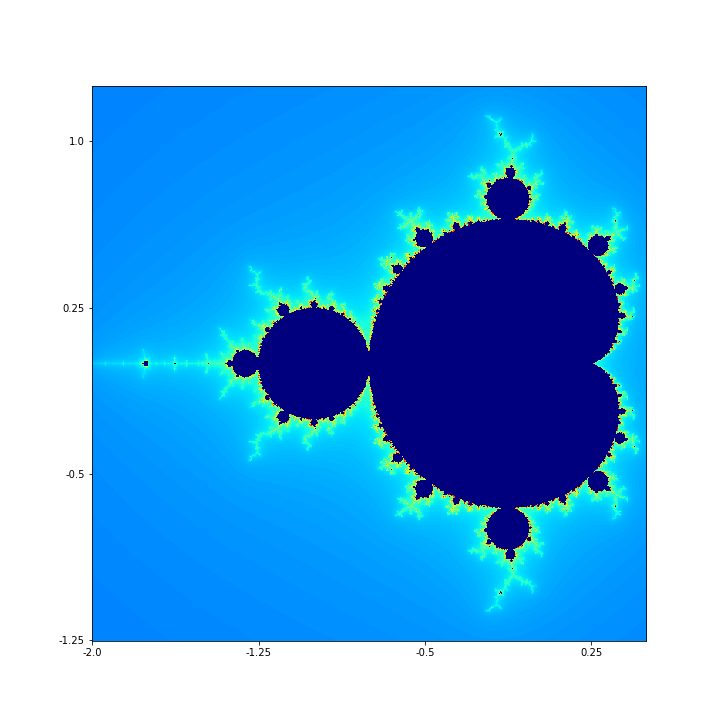

The Python source for this figure:
import numpy as np
import matplotlib.pyplot as plt
from matplotlib import colors
from numba import jit

from utils import save_image


@jit
def calculate_zn(c, max_iters, horizon):
  z = c
  for i in range(max_iters):
    abs_z = abs(z)
    if abs_z > horizon:
      return i - np.log(np.log(abs_z)) / np.log(2) + (np.log(np.log(horizon)) / np.log(2))
    z = z ** 2 + c
  return 0


@jit
def mandelbrot_set(x_min, x_max, y_min, y_max, width, height, max_iters):
  horizon = 2**40
  x = np.linspace(x_min, x_max, width)
  y = np.linspace(y_min, y_max, height)
  pixels = np.empty((width, height))
  
  for i in range(width):
    for j in range(height):
      pixels[i, j] = calculate_zn(x[i] + 1j * y[j], max_iters, horizon)
  
  return (x, y, pixels)


@jit
def mandelbrot_image(x_min, x_max, y_min, y_max, width=10, height=10, max_iters=512, cmap='jet', gamma=0.3):
    dpi = 72
    img_width = dpi * width
    img_height = dpi * height
    x, y, z = mandelbrot_set(x_min, x_max, y_min, y_max,
                             img_width, img_height, max_iters)

    fig, ax = plt.subplots(figsize=(width, height), dpi=72)
    ticks = np.arange(0, img_width, 3 * dpi)
    x_ticks = x_min + (x_max - x_min) * ticks / img_width
    plt.xticks(ticks, x_ticks)
    y_ticks = y_min + (y_max - y_min) * ticks / img_width
    plt.yticks(ticks, y_ticks)
    norm = colors.PowerNorm(gamma)
    ax.imshow(z.T, origin='lower', cmap=cmap, norm=norm)
    save_image(fig)


mandelbrot_image(-2.0, 0.5, -1.25, 1.25)
